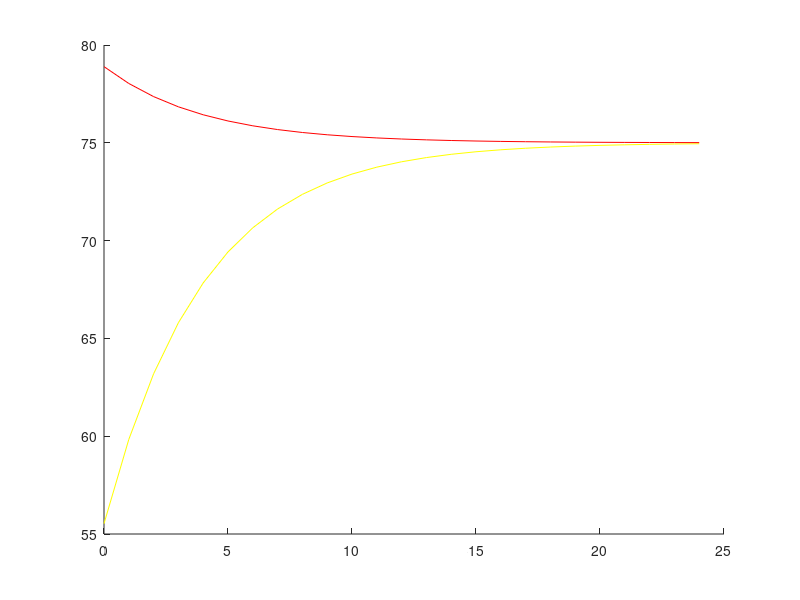

Write MATLAB code to recreate this figure. (Note: this script raises an error after producing the figure.)
%APPM2360_Project_1.m
%Description: This script is for APPM2360 Project 1
%Authors: Brian Hilten & Ethan Sandersfield
%Date Last Modified: 9/27/2025
%% Task Set A
%Plotting d)
clear; close all
t = 0:1:24;
T = 0:1:24;
T2 = 0:1:24;
hold on
%Plot our graphs:
for i=1:25
    T(i) = 75 + (50-75)*exp(-0.25*i);
end
for i=1:25
    T2(i) = 75 + (80-75)*exp(-0.25*i);
end
plot(t,T,'y-')
plot(t,T2,'r-')
yline(75,'g--')
xlabel('Time (Hours)');
ylabel('Temperature (°F)');
title('Temperature of an Object Over Time');
hold off
legend('T(0) = 50','T(0) = 80','M = 75')
%----------------Different Values of k----------------
figure()
hold on
T3 = 0:1:24;
T4 = 0:1:24;
T5 = 0:1:24;
for i=1:25
    T3(i) = 75 + (50-75)*exp(-1.0*i);
end
for i=1:25
    T4(i) = 75 + (50-75)*exp(-0.5*i);
end
for i=1:25
    T5(i) = 75 + (50-75)*exp(-0.25*i);
end
plot(t,T3,'y')
plot(t,T4,'r')
plot(t,T5,'c')
yline(75,'g--')
xlabel('Time (Hours)');
ylabel('Temperature (°F)');
title('Temperature of an Object Over Time with Varying Values of k');
hold off
legend('k=1','k=0.5','k=0.25','M = 75')
%----------------------------END TASK SET A-------------------------------%
%% RK4 Function Test:
% function y = dT(t,w) %Function which returns our derivative dT/dt
% y = 0.25*(75-w);
% end
% f = @dT;
% %f = @(t,w) 0.25*(75-w); //another way to write the function above
% hold on
% [t,w] = rk4(0,24,240,50,f);
% plot(t,w)
% yline(75,'b--')
% hold off
%-------------------------------------------------------------------------%
%% Task Set B:
% Differential equation: dT/dt = 0.25*(75 - T), T(0) = 50
% Parameters
ti = 0;           %ti=initial value of independent variable
tf = 24;          %tf=right endpoint of interval over which solution is computed
npts = 240;       %npts=number of discrete points in the interval 
T0 = 50;

% Define function handle f(t,T)
f = @(t,T) 0.25*(75 - T);

% Solve numerically with RK4
[t_num, T_num] = rk4(ti, tf, npts, T0, f);

% Exact solution
T_exact = 75 + (T0 - 75) * exp(-0.25*t_num);

% Plot numerical vs exact solution
figure('Color','k'); % black background
ax1 = axes('Color','k');
hold on;

plot(t_num, T_exact, 'c-', 'LineWidth', 2);       % cyan exact solution
plot(t_num, T_num, 'ro', 'MarkerSize', 4, ...
    'MarkerFaceColor','k', 'MarkerEdgeColor','r'); % red RK4 points

xlabel('Time (Hours)', 'Color','w');
ylabel('Temperature (°F)', 'Color','w');
title('Exact vs RK4 Approximation', 'Color','w');
legend('Exact solution', 'RK4 approximation', ...
    'TextColor','w', 'Location','best');
grid on; 
ax1.GridColor = [0.5 0.5 0.5]; 
ax1.XColor = 'w'; 
ax1.YColor = 'w';

% Error analysis
error = abs(T_exact - T_num);

figure('Color','k');
ax2 = axes('Color','k');
plot(t_num, error, 'y-', 'LineWidth', 2); % yellow error line

xlabel('Time (Hours)', 'Color','w');
ylabel('|Error| (°F)', 'Color','w');
title('Absolute Error: Exact - RK4', 'Color','w');
grid on; 
ax2.GridColor = [0.5 0.5 0.5]; 
ax2.XColor = 'w'; 
ax2.YColor = 'w';

% Maximum absolute error
maxError = max(error);
fprintf('Maximum absolute error over [0,24]: %.4e °F\n', maxError);
hold off
%---------------------------END TASK SET B--------------------------------%
%% Task Set C:
% Parameters
k = 0.25;                % cooling constant
tspan = [0 24];
h = 0.1;
npts = (tspan(2)-tspan(1))/h;
T0 = 65;

% Define M(t) as function handle
Mfun = @(t,M0) M0 - 12*cos(pi*(t-5)/12);

% Define RHS of ODE: dT/dt = k*(M(t)-T)
f = @(t,T,M0) k*(Mfun(t,M0) - T);

%======================
% Case 1: M0 = 75
%======================
M0 = 75;
[t,T1] = rk4(tspan(1),tspan(2),npts,T0,@(t,T) f(t,T,M0));
Mvals1 = Mfun(t,M0);

[MaxM1,idxMmax1] = max(Mvals1);
[MinM1,idxMmin1] = min(Mvals1);
[MaxT1,idxTmax1] = max(T1);
[MinT1,idxTmin1] = min(T1);

% Plot Case 1
figure;
set(gcf,'Color','k'); % black background
plot(t,Mvals1,'y--','LineWidth',1.5); hold on;
plot(t,T1,'c','LineWidth',2);
xlabel('Time (Hours)','Color','w'); ylabel('Temperature (°F)','Color','w');
title('Case 1: Outside vs Inside Temperature (M0=75)','Color','w');
legend('Outside M(t)','Inside T(t)','TextColor','w','Location','Best'); grid on;
set(gca,'Color','k','XColor','w','YColor','w');

%======================
% Case 2: M0 = 35
%======================
M0 = 35;
[~,T2] = rk4(tspan(1),tspan(2),npts,T0,@(t,T) f(t,T,M0));
Mvals2 = Mfun(t,M0);

[MaxM2,idxMmax2] = max(Mvals2);
[MinM2,idxMmin2] = min(Mvals2);
[MaxT2,idxTmax2] = max(T2);
[MinT2,idxTmin2] = min(T2);

% Plot Case 2
figure();
set(gcf,'Color','k'); % black background
plot(t,Mvals2,'m--','LineWidth',1.5); hold on;
plot(t,T2,'g','LineWidth',2);
xlabel('Time (Hours)','Color','w'); ylabel('Temperature (°F)','Color','w');
title('Case 2: Outside vs Inside Temperature (M0=35)','Color','w');
legend('Outside M(t)','Inside T(t)','TextColor','w','Location','Best'); grid on;
set(gca,'Color','k','XColor','w','YColor','w');
hold off
%======================
% Display results (rounded, hh:mm format)
%======================
fprintf('\n=== Case 1: M0 = 75 ===\n');
fprintf('Outdoor Max: %.2f °F at %s\n', MaxM1, hmin(t(idxMmax1)));
fprintf('Outdoor Min: %.2f °F at %s\n', MinM1, hmin(t(idxMmin1)));
fprintf('Indoor Max:  %.2f °F at %s\n', MaxT1, hmin(t(idxTmax1)));
fprintf('Indoor Min:  %.2f °F at %s\n', MinT1, hmin(t(idxTmin1)));

fprintf('\n=== Case 2: M0 = 35 ===\n');
fprintf('Outdoor Max: %.2f °F at %s\n', MaxM2, hmin(t(idxMmax2)));
fprintf('Outdoor Min: %.2f °F at %s\n', MinM2, hmin(t(idxMmin2)));
fprintf('Indoor Max:  %.2f °F at %s\n', MaxT2, hmin(t(idxTmax2)));
fprintf('Indoor Min:  %.2f °F at %s\n', MinT2, hmin(t(idxTmin2)));

%======================
% Helper function: convert decimal hours to hh:mm string
%======================
function tstr = hmin(t)
    hr = floor(t);
    mn = round(60*(t-hr));
    if mn == 60   % handle rounding edge case
        hr = hr + 1;
        mn = 0;
    end
    tstr = sprintf('%02d:%02d',hr,mn);
end
hold off
%-----------------------------END TASK SET C------------------------------%
%% Task Set D:
% Graph solution to dT/dt = H(t)
function y = dT(t,w) %Function which returns our derivative dT/dt
y = 14/(exp(3/4*(t-10))+exp(-3/4*(t-10)));
end
f = @dT;
% f = @(t,w) 0.25*(75-w); //another way to write the function above
figure()
hold on
[t,w] = rk4(0,24,240,65,f);
[max_val_D, index_D] = max(w); %Find our max value in [w]
max_time_D = t(index_D); %Find what time our max value occurs
plot(t,w)
xlabel('Time (Hours)');
ylabel('Temperature (°F)');
title('Task Set D: Numeric Approximation of T(t)');
axis([0 25 50 100]); % [x_i x_f y_i y_f]
hold off
figure()
hold on
% Graph H(t)
t1 = 0:0.05:24;
y1 = zeros(size(t1));
n = numel(t1);
for i = 1:n
    y1(i) = 14/(exp(3/4*(t1(i)-10))+exp(-3/4*(t1(i)-10)));
end
plot(t1,y1)
xlabel('Time (Hours)');
ylabel('H(t)');
title('Task Set E: Graph of H(t)');
axis([0 25 0 10]);
hold off
%----------------------------END TASK SET D-------------------------------%
%% Task Set E
% Q(t)=kd(Td-T)
% a) kd = 0.2, y0 = 65
figure()
hold on
f = @(t,w) 0.2*(77-w);
[t,w] = rk4(0,24,240,65,f);
plot(t,w, 'r-')
% b) kd = 2.0, y0 = 65
f = @(t,w) 2.0*(77-w);
[t1,w1] = rk4(0,24,240,65,f);
plot(t1,w1, 'm-')
% c) kd = 0.2, y0 = 95
f = @(t,w) 0.2*(77-w);
[t2,w2] = rk4(0,24,240,95,f);
plot(t2,w2, 'g-')
% d) kd = 2.0, y0 = 95
f = @(t,w) 2.0*(77-w);
[t3,w3] = rk4(0,24,240,95,f);
plot(t3,w3, 'y-')
yline(77,'w--')
hold off
xlabel('Time (Hours)');
ylabel('Temperature (°F)');
title('Task Set E: Temperature Response');
legend('kd = 0.2', 'kd = 2.0','kd=0.2','kd=2.0','M=77');
axis([0 25 50 100]);
%In this scenario, kd could be the strength of the air conditioners/furnaces
%---------------------------------END TASK SET E-------------------------%
%% Task Set F:
% 1.
figure()
f = @(t,w) 14/(exp(3/4*(t-10))+exp(-3/4*(t-10))) + 2*(77-w);
[t4,w4] = rk4(0,24,240,75,f);
plot(t4,w4);
yline(77,'w--');
xlabel('Time (Hours)');
ylabel('Temperature (°F)');
legend('T(t), T(0)=75','Td = 77');
axis([0 25 70 85]);
title('Task Set F: Machinery, People, and Lighting with Air Conditioning');
% Max Temp: 80.03169 at 10.4 ~10:24am
[max_val_F1, index_F1] = max(w4);
max_time_F1 = t4(index_F1);
% 2.
f = @(t,w) 0.25*(85-10*cos(pi*(t-5)/12)-w);
[t5,w5] = rk4(0,24,240,75,f);
figure()
plot(t5,w5,'g-');
yline(81,'w--');
xlabel('Time (Hours)');
ylabel('Temperature (°F)');
legend('T(t), T(0) = 75', 'Equipment Temperature Threshold','Location','southeast');
title('Task Set F: A Hot Weekend');
% Find index at which equipment is damaged at T > 81:
F2_Damage = find(w5>81,1);
% Find the corresponding time t when T first exceeds 81: ~12:12pm
F2_Time = t5(F2_Damage);
% Find max temp the building will reach: ~91.8169
F2_Max = max(w5);
% 3.
figure()
f = @(t,w) 0.25*(85-10*cos(pi*(t-5)/12)-w)+2*(77-w); %kd = 2
f2 = @(t,w) 0.25*(85-10*cos(pi*(t-5)/12)-w)+0.5*(77-w); %kd =0.5
[t6,w6] = rk4(0,24,240,75,f);
[t7,w7] = rk4(0,24,240,75,f2);
hold on
plot(t6,w6, 'r-'); %kd = 2
plot(t7,w7, 'g-'); %kd = 0.5
yline(81, 'w--');
legend('kd = 2', 'kd = 0.5');
title('Task Set F: A Hot Weekend with Air Conditioning');
xlabel('Time (Hours)');
ylabel('Temperature (°F)');
hold off
%Max Temp when kd = 2: No damage to equipment
F3_Max = max(w6);
%Max Temp when kd = 0.5: Damage to equipment for ()
F3_Max2 = max(w7);
%Find how long the equipment is being damaged (T > 81)\
%Initial attempt at finding crossover points:
F3_DamageStart = [find(w7<81 & w7>80.9,1,"first"),find(w7>81,1,"first")]; % [Start_Bottom, Start_Top]
F3_DamageEnd = [find(w7>81 & w7<81.1,1,"last"),find(w7<81 & w7>80.9,1,"last")]; % [End_Top, End_Bottom]
F3_DamageTime = t(F3_DamageEnd(2))-t(F3_DamageStart(1)); %Initial estimate for damage time (not completely accurate)
% (without interpolation) Equipment is damaged for 8.8 hours (8 hours and 48 minutes)
%Refined attempt focusing on the first and last indices of the w7>81 range:
F3_Elegant = [find(w7>81,1,"first"),find(w7>81,1,"last")]; % [Start_Top, End_Top]
%The above two strategies both agree, so to find the actual intersects we
%need to interpolate:
F3_DamageTemp1 = w7(F3_DamageStart); %Find top/bottom values of w7 when damage first starts and ends (first intersect with y=81)
F3_DamageTemp2 = w7(F3_DamageEnd); %Find top/bottom values of w7 when damage ends (second intersect with y=81)
F3_DamageTimes_Start = t(F3_DamageStart); %Find top/bottom times when damage first starts and ends (first intersect with y=81)
F3_DamageTimes_End = t(F3_DamageEnd); %Find top/bottom times when damage ends (second intersect with y=81)
% Interpolate: Damage starts at approx. t=13.957(1:57pm), ends at approx. t=22.612(10:37pm)
% Equipment is damaged for ~(8 hours and 40 minutes)
% 4.
f = @(t,w) 0.25*(85-10*cos(pi*(t-5)/12)-w) + 14/(exp(3/4*(t-10))+exp(-3/4*(t-10))) + 2*(77-w); %yikes
[t8,w8] = rk4(0,72,720,75,f);
figure()
hold on
plot(t8,w8,'g-')
% Graph M(t)
tf = 0:0.05:72;
yf = zeros(size(tf));
n = numel(tf);
for i = 1:n
    yf(i) = 85-10*cos(pi*(tf(i)-5)/12);
end
w8_max = max(w8); %Max temp: 80.5956 (phew!)
plot(tf,yf,'c-')
yline(77, 'w--')
legend('Building Temperature', 'Ambient Temperature','Thermostat')
title('A Long Weekend')
xlabel('Time (Hours)')
ylabel('Temperature (°F)')
axis([0 72 60 100])
hold off

%% External Functions
%
% <include>rk4.m</include>
%
